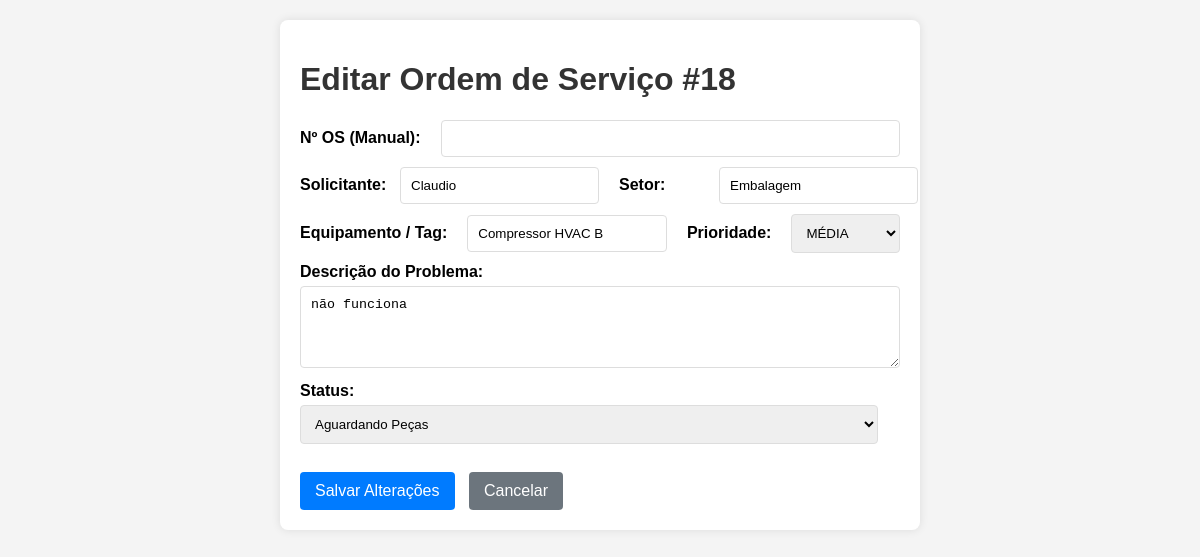
/editar_os.php?id=18, run on the app's committed database.
### tables this page shows
CREATE TABLE `ordens_servico` (
  `id` int(11) NOT NULL,
  `numero_os_manual` varchar(50) DEFAULT NULL,
  `cliente` varchar(255) NOT NULL,
  `equipamento` varchar(255) NOT NULL,
  `descricao_problema` text NOT NULL,
  `status` enum('Aberta','Em Andamento','Aguardando Peças','Concluída','Cancelada') DEFAULT 'Aberta',
  `data_abertura` datetime DEFAULT current_timestamp(),
  `data_conclusao` datetime DEFAULT NULL,
  `setor` varchar(255) NOT NULL DEFAULT '',
  `prioridade` varchar(50) NOT NULL DEFAULT 'BAIXA'
);

### editar_os.php (the view, shortened to what this page needs)
<?php
include 'conexao.php';
$os = null;
if (isset($_GET['id'])) {
    $id_os = (int) $_GET['id'];
    $sql_select_os = "SELECT id, numero_os_manual, cliente, setor, equipamento, prioridade, descricao_problema, status, data_abertura, data_conclusao FROM ordens_servico WHERE id = $id_os";
    $result_os = $conn->query($sql_select_os);
    if ($result_os->num_rows > 0) {
        $os = $result_os->fetch_assoc();
    } else {
        echo "Ordem de Serviço não encontrada.";
        exit;
    }
} else {
    header("Location: index.php?status=error&message=ID_nao_fornecido");
    exit;
}
?>
<!DOCTYPE html>
<html lang="pt-BR">
<head>
</head>
<body>
    <div class="container">
        <h1>Editar Ordem de Serviço #<?php echo $os['id']; ?></h1>
        <form action="processar_os.php" method="POST">
            <div class="form-row">
                <label for="numero_os_manual">Nº OS (Manual):</label>
                <input type="text" id="numero_os_manual" name="numero_os_manual" value="<?php echo htmlspecialchars($os['numero_os_manual'] ?? ''); ?>">
            </div>
            <div class="form-row">
                <label for="cliente">Solicitante:</label>
                <input type="text" id="cliente" name="cliente" value="<?php echo htmlspecialchars($os['cliente']); ?>"
                    required>
                <label for="setor">Setor:</label>
                <input type="text" id="setor" name="setor" value="<?php echo htmlspecialchars($os['setor'] ?? ''); ?>"
                    required>
            </div>
            <div class="form-row">
                <label for="equipamento">Equipamento / Tag:</label>
                <input type="text" id="equipamento" name="equipamento"
                    value="<?php echo htmlspecialchars($os['equipamento']); ?>" required>
                <label for="prioridade">Prioridade:</label>
                <select id="prioridade" name="prioridade" required>
                    <option value="MÉDIA" <?php echo ($os['prioridade'] == 'MÉDIA') ? 'selected' : ''; ?>>MÉDIA</option>
                </select>
            </div>
            <label for="descricao_problema">Descrição do Problema:</label>
            <textarea id="descricao_problema" name="descricao_problema" rows="4"
                required><?php echo htmlspecialchars($os['descricao_problema']); ?></textarea>
            <label for="status">Status:</label>
            <select id="status" name="status">
                <option value="Aguardando Peças" <?php echo ($os['status'] == 'Aguardando Peças') ? 'selected' : ''; ?>>
                    Aguardando Peças</option>
            </select>
            <br><br>
            <button type="submit">Salvar Alterações</button>
            <button type="button" class="cancel-btn" onclick="window.location.href='lista_os.php';">Cancelar</button>
        </form>
    </div>
</body>
</html>

### editar_os.php (style rules this page uses)
body { font-family: Arial, sans-serif; margin: 20px; background-color: #f4f4f4; }
.container { max-width: 600px; margin: auto; background: #fff; padding: 20px; border-radius: 8px; box-shadow: 0 0 10px rgba(0, 0, 0, 0.1); }
h1 { color: #333; }
label { display: block; margin-bottom: 5px; font-weight: bold; }
input[type="text"], textarea, select { width: calc(100% - 22px); padding: 10px; margin-bottom: 10px; border: 1px solid #ddd; border-radius: 4px; }
button { background-color: #007bff; color: white; padding: 10px 15px; border: none; border-radius: 4px; cursor: pointer; font-size: 16px; margin-right: 10px; }
.cancel-btn { background-color: #6c757d; }
.form-row { display: flex; align-items: center; gap: 20px; margin-bottom: 10px; }
.form-row label { margin-bottom: 0; min-width: 80px; }
.form-row input[type="text"], .form-row select { flex-grow: 1; width: auto; margin-bottom: 0; }

### data on the page
ordens_servico: id "18", cliente "Claudio", setor "Embalagem", equipamento "Compressor HVAC B", prioridade "MÉDIA", descricao_problema "não funciona", status "Aguardando Peças"
